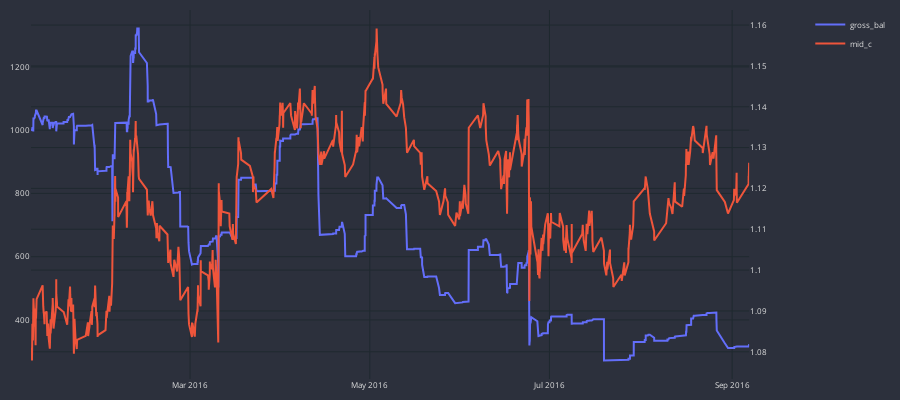

Here is the notebook cell this chart was saved with:
### Code cell
cp = CandlePlot(d.df['d'], candles=False)
# cp.add_traces(line_traces=['gross_bal', 'margin_used', 'margin_call'])
cp.add_traces(line_traces=['gross_bal'])
cp.add_traces(line_traces=['mid_c'], is_sec=True)
cp.show_plot()

### Figure 1 — Plotly figure (JSON) as saved in the notebook; plotly's stock layout.template omitted (floating-point values rounded to 4 significant figures; data arrays with more than 128 entries replaced by an {"elided": "..."} marker saying what was removed)
{"data": [{"line": {"shape": "linear", "width": 2}, "name": "gross_bal", "type": "scatter", "x": {"elided": "819 str values"}, "xaxis": "x", "y": {"elided": "819 float values"}, "yaxis": "y"}, {"line": {"shape": "linear", "width": 2}, "name": "mid_c", "type": "scatter", "x": {"elided": "819 str values"}, "xaxis": "x", "y": {"elided": "819 float values"}, "yaxis": "y2"}], "layout": {"font": {"color": "#e1e1e1", "size": 8}, "height": 400, "margin": {"b": 10, "l": 10, "r": 10, "t": 10}, "paper_bgcolor": "#2c303c", "plot_bgcolor": "#2c303c", "width": 900, "xaxis": {"anchor": "y", "domain": [0, 0.94], "gridcolor": "#1f292f", "nticks": 5, "rangeslider": {"visible": false}}, "yaxis": {"anchor": "x", "domain": [0, 1], "gridcolor": "#1f292f"}, "yaxis2": {"anchor": "x", "gridcolor": "#1f292f", "overlaying": "y", "side": "right"}}}
